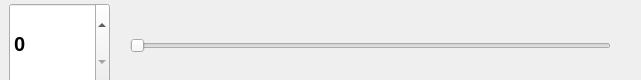
<?xml version="1.0" encoding="UTF-8"?>
<ui version="4.0">
 <class>BettingControl</class>
 <widget class="QWidget" name="BettingControl">
  <property name="geometry">
   <rect>
    <x>0</x>
    <y>0</y>
    <width>641</width>
    <height>80</height>
   </rect>
  </property>
  <property name="windowTitle">
   <string>Form</string>
  </property>
  <widget class="QSpinBox" name="spinBox">
   <property name="geometry">
    <rect>
     <x>9</x>
     <y>3</y>
     <width>101</width>
     <height>81</height>
    </rect>
   </property>
   <property name="font">
    <font>
     <pointsize>15</pointsize>
     <weight>75</weight>
     <bold>true</bold>
    </font>
   </property>
   <property name="maximum">
    <number>100</number>
   </property>
  </widget>
  <widget class="QSlider" name="horizontalSlider">
   <property name="geometry">
    <rect>
     <x>130</x>
     <y>10</y>
     <width>481</width>
     <height>71</height>
    </rect>
   </property>
   <property name="autoFillBackground">
    <bool>true</bool>
   </property>
   <property name="maximum">
    <number>100</number>
   </property>
   <property name="orientation">
    <enum>Qt::Horizontal</enum>
   </property>
  </widget>
 </widget>
 <resources/>
 <connections/>
</ui>
